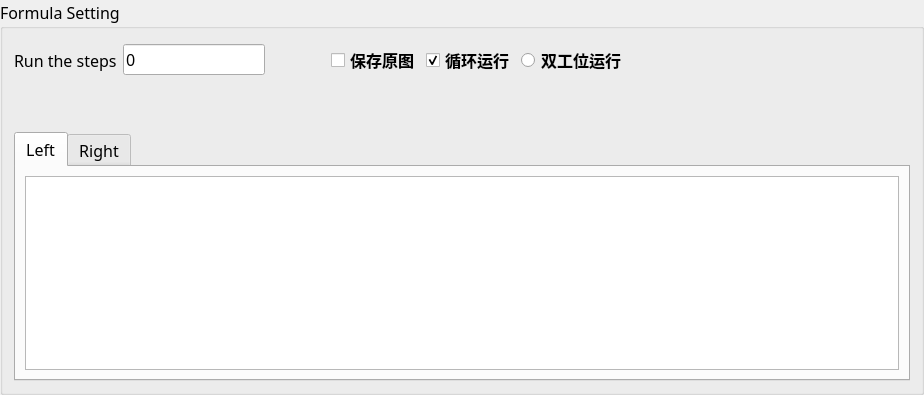
           <widget class="TechGroupBox" name="groupBox">
            <property name="font">
             <font>
              <family>微软雅黑</family>
              <pointsize>12</pointsize>
              <weight>50</weight>
              <bold>false</bold>
             </font>
            </property>
            <property name="styleSheet">
             <string notr="true"/>
            </property>
            <property name="title">
             <string>Formula Setting</string>
            </property>
            <layout class="QGridLayout" name="gridLayout_9">
             <item row="0" column="0" colspan="4">
              <layout class="QGridLayout" name="gridLayout_8">
               <item row="0" column="7">
                <widget class="QPushButton" name="pushButton_OneStep">
                 <property name="minimumSize">
                  <size>
                   <width>0</width>
                   <height>40</height>
                  </size>
                 </property>
                 <property name="toolTip">
                  <string>单步运行</string>
                 </property>
                 <property name="styleSheet">
                  <string notr="true">QPushButton {
    border: none;
    background: transparent;
}
QPushButton:hover {
    border:1px solid #FFFFFF;
    background: rgba(127, 127, 127, 20);
}</string>
                 </property>
                 <property name="text">
                  <string/>
                 </property>
                 <property name="icon">
                  <iconset resource="../../imgResource.qrc">
                   <normaloff>:/icons/icons8-开始-48.png</normaloff>:/icons/icons8-开始-48.png</iconset>
                 </property>
                 <property name="iconSize">
                  <size>
                   <width>36</width>
                   <height>36</height>
                  </size>
                 </property>
                </widget>
               </item>
               <item row="0" column="10">
                <widget class="QPushButton" name="pushButton_AddFormula">
                 <property name="minimumSize">
                  <size>
                   <width>0</width>
                   <height>40</height>
                  </size>
                 </property>
                 <property name="toolTip">
                  <string>添加步骤</string>
                 </property>
                 <property name="styleSheet">
                  <string notr="true">QPushButton {
    border: none;
    background: transparent;
}
QPushButton:hover {
    border:1px solid #FFFFFF;
    background: rgba(127, 127, 127, 20);
}</string>
                 </property>
                 <property name="text">
                  <string/>
                 </property>
                 <property name="icon">
                  <iconset resource="../../imgResource.qrc">
                   <normaloff>:/icons/icons8-加法-48.png</normaloff>:/icons/icons8-加法-48.png</iconset>
                 </property>
                 <property name="iconSize">
                  <size>
                   <width>36</width>
                   <height>36</height>
                  </size>
                 </property>
                </widget>
               </item>
               <item row="0" column="4">
                <widget class="QCheckBox" name="checkBox_Loop">
                 <property name="font">
                  <font>
                   <family>微软雅黑</family>
                   <pointsize>12</pointsize>
                   <weight>75</weight>
                   <bold>true</bold>
                  </font>
                 </property>
                 <property name="text">
                  <string>循环运行</string>
                 </property>
                 <property name="checked">
                  <bool>true</bool>
                 </property>
                </widget>
               </item>
               <item row="0" column="9">
                <spacer name="horizontalSpacer_4">
                 <property name="orientation">
                  <enum>Qt::Horizontal</enum>
                 </property>
                 <property name="sizeHint" stdset="0">
                  <size>
                   <width>40</width>
                   <height>20</height>
                  </size>
                 </property>
                </spacer>
               </item>
               <item row="0" column="1">
                <widget class="QLineEdit" name="lineEdit_RunSteps">
                 <property name="text">
                  <string>0</string>
                 </property>
                </widget>
               </item>
               <item row="0" column="0">
                <widget class="QLabel" name="label_5">
                 <property name="font">
                  <font>
                   <family>微软雅黑</family>
                   <pointsize>12</pointsize>
                   <weight>50</weight>
                   <bold>false</bold>
                  </font>
                 </property>
                 <property name="text">
                  <string>Run the steps</string>
                 </property>
                </widget>
               </item>
               <item row="0" column="11">
                <widget class="QPushButton" name="pushButton_InsertFormula">
                 <property name="minimumSize">
                  <size>
                   <width>0</width>
                   <height>40</height>
                  </size>
                 </property>
                 <property name="toolTip">
                  <string>插入步骤</string>
                 </property>
                 <property name="styleSheet">
                  <string notr="true">QPushButton {
    border: none;
    background: transparent;
}
QPushButton:hover {
    border:1px solid #FFFFFF;
    background: rgba(127, 127, 127, 20);
}</string>
                 </property>
                 <property name="text">
                  <string/>
                 </property>
                 <property name="icon">
                  <iconset resource="../../imgResource.qrc">
                   <normaloff>:/icons/icons8-插入-48.png</normaloff>:/icons/icons8-插入-48.png</iconset>
                 </property>
                 <property name="iconSize">
                  <size>
                   <width>36</width>
                   <height>36</height>
                  </size>
                 </property>
                </widget>
               </item>
               <item row="0" column="2">
                <spacer name="horizontalSpacer_5">
                 <property name="orientation">
                  <enum>Qt::Horizontal</enum>
                 </property>
                 <property name="sizeHint" stdset="0">
                  <size>
                   <width>40</width>
                   <height>20</height>
                  </size>
                 </property>
                </spacer>
               </item>
               <item row="0" column="8">
                <widget class="QPushButton" name="pushButton_RunStop">
                 <property name="minimumSize">
                  <size>
                   <width>0</width>
                   <height>40</height>
                  </size>
                 </property>
                 <property name="toolTip">
                  <string>停止</string>
                 </property>
                 <property name="styleSheet">
                  <string notr="true">QPushButton {
    border: none;
    background: transparent;
}
QPushButton:hover {
    border:1px solid #FFFFFF;
    background: rgba(127, 127, 127, 20);
}</string>
                 </property>
                 <property name="text">
                  <string/>
                 </property>
                 <property name="icon">
                  <iconset resource="../../imgResource.qrc">
                   <normaloff>:/icons/icons8-停止-48red.png</normaloff>:/icons/icons8-停止-48red.png</iconset>
                 </property>
                 <property name="iconSize">
                  <size>
                   <width>36</width>
                   <height>36</height>
                  </size>
                 </property>
                </widget>
               </item>
               <item row="0" column="5">
                <widget class="QRadioButton" name="radioButton_BothRun">
                 <property name="font">
                  <font>
                   <family>微软雅黑</family>
                   <pointsize>12</pointsize>
                   <weight>75</weight>
                   <bold>true</bold>
                  </font>
                 </property>
                 <property name="text">
                  <string>双工位运行</string>
                 </property>
                </widget>
               </item>
               <item row="0" column="6">
                <widget class="QPushButton" name="pushButton_Run">
                 <property name="minimumSize">
                  <size>
                   <width>0</width>
                   <height>40</height>
                  </size>
                 </property>
                 <property name="toolTip">
                  <string>运行</string>
                 </property>
                 <property name="styleSheet">
                  <string notr="true">QPushButton {
    border: none;
    background: transparent;
}
QPushButton:hover {
    border:1px solid #FFFFFF;
    background: rgba(127, 127, 127, 20);
}</string>
                 </property>
                 <property name="text">
                  <string/>
                 </property>
                 <property name="icon">
                  <iconset resource="../../imgResource.qrc">
                   <normaloff>:/icons/icons8-结束-48.png</normaloff>:/icons/icons8-结束-48.png</iconset>
                 </property>
                 <property name="iconSize">
                  <size>
                   <width>36</width>
                   <height>36</height>
                  </size>
                 </property>
                </widget>
               </item>
               <item row="0" column="3">
                <widget class="QCheckBox" name="checkBox_SaveImg">
                 <property name="font">
                  <font>
                   <family>微软雅黑</family>
                   <pointsize>12</pointsize>
                   <weight>75</weight>
                   <bold>true</bold>
                  </font>
                 </property>
                 <property name="text">
                  <string>保存原图</string>
                 </property>
                 <property name="checkable">
                  <bool>true</bool>
                 </property>
                 <property name="checked">
                  <bool>false</bool>
                 </property>
                </widget>
               </item>
              </layout>
             </item>
             <item row="1" column="0">
              <spacer name="horizontalSpacer_7">
               <property name="orientation">
                <enum>Qt::Horizontal</enum>
               </property>
               <property name="sizeHint" stdset="0">
                <size>
                 <width>761</width>
                 <height>37</height>
                </size>
               </property>
              </spacer>
             </item>
             <item row="1" column="1">
              <widget class="QPushButton" name="pushButton_UpMove">
               <property name="minimumSize">
                <size>
                 <width>0</width>
                 <height>40</height>
                </size>
               </property>
               <property name="toolTip">
                <string>上移</string>
               </property>
               <property name="styleSheet">
                <string notr="true">QPushButton {
    border: none;
    background: transparent;
}
QPushButton:hover {
    border:1px solid #FFFFFF;
    background: rgba(127, 127, 127, 20);
}</string>
               </property>
               <property name="text">
                <string/>
               </property>
               <property name="icon">
                <iconset resource="../../imgResource.qrc">
                 <normaloff>:/icons/icons8-指向厚实的箭头-48.png</normaloff>:/icons/icons8-指向厚实的箭头-48.png</iconset>
               </property>
               <property name="iconSize">
                <size>
                 <width>36</width>
                 <height>36</height>
                </size>
               </property>
              </widget>
             </item>
             <item row="1" column="2">
              <widget class="QPushButton" name="pushButton_DownMove">
               <property name="minimumSize">
                <size>
                 <width>0</width>
                 <height>40</height>
                </size>
               </property>
               <property name="toolTip">
                <string>下移</string>
               </property>
               <property name="styleSheet">
                <string notr="true">QPushButton {
    border: none;
    background: transparent;
}
QPushButton:hover {
    border:1px solid #FFFFFF;
    background: rgba(127, 127, 127, 20);
}</string>
               </property>
               <property name="text">
                <string/>
               </property>
               <property name="icon">
                <iconset resource="../../imgResource.qrc">
                 <normaloff>:/icons/icons8-指向下来的厚实的箭头-48.png</normaloff>:/icons/icons8-指向下来的厚实的箭头-48.png</iconset>
               </property>
               <property name="iconSize">
                <size>
                 <width>36</width>
                 <height>36</height>
                </size>
               </property>
              </widget>
             </item>
             <item row="1" column="3">
              <widget class="QPushButton" name="pushButton_DeleteRow">
               <property name="minimumSize">
                <size>
                 <width>0</width>
                 <height>40</height>
                </size>
               </property>
               <property name="toolTip">
                <string>删除步骤</string>
               </property>
               <property name="styleSheet">
                <string notr="true">QPushButton {
    border: none;
    background: transparent;
}
QPushButton:hover {
    border:1px solid #FFFFFF;
    background: rgba(127, 127, 127, 20);
}</string>
               </property>
               <property name="text">
                <string/>
               </property>
               <property name="icon">
                <iconset resource="../../imgResource.qrc">
                 <normaloff>:/icons/icons8-垃圾-48.png</normaloff>:/icons/icons8-垃圾-48.png</iconset>
               </property>
               <property name="iconSize">
                <size>
                 <width>36</width>
                 <height>36</height>
                </size>
               </property>
              </widget>
             </item>
             <item row="2" column="0" colspan="4">
              <widget class="QTabWidget" name="tabWidget_Formula">
               <property name="font">
                <font>
                 <family>微软雅黑</family>
                 <pointsize>12</pointsize>
                 <weight>50</weight>
                 <bold>false</bold>
                </font>
               </property>
               <property name="currentIndex">
                <number>0</number>
               </property>
               <widget class="QWidget" name="tab_Left">
                <attribute name="title">
                 <string>Left</string>
                </attribute>
                <layout class="QGridLayout" name="gridLayout_10">
                 <item row="0" column="0" colspan="2">
                  <widget class="QTableWidget" name="tableWidget_Formula_Left">
                   <property name="minimumSize">
                    <size>
                     <width>0</width>
                     <height>0</height>
                    </size>
                   </property>
                   <property name="font">
                    <font>
                     <family>微软雅黑</family>
                     <pointsize>12</pointsize>
                     <weight>50</weight>
                     <bold>false</bold>
                    </font>
                   </property>
                  </widget>
                 </item>
                </layout>
               </widget>
               <widget class="QWidget" name="tab_Right">
                <attribute name="title">
                 <string>Right</string>
                </attribute>
                <layout class="QGridLayout" name="gridLayout_11">
                 <item row="0" column="0">
                  <widget class="QTableWidget" name="tableWidget_Formula_Right"/>
                 </item>
                </layout>
               </widget>
              </widget>
             </item>
            </layout>
           </widget>
